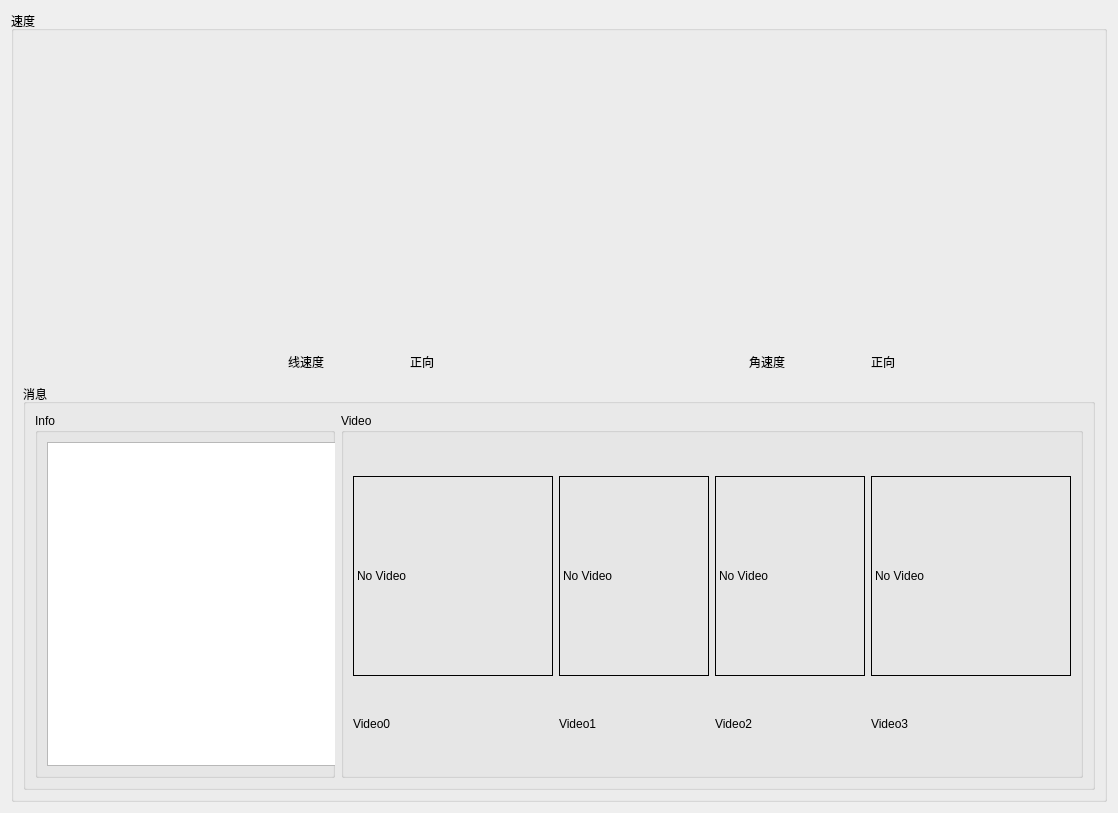
          <widget class="QWidget" name="tab_status">
           <attribute name="title">
            <string>基本</string>
           </attribute>
           <layout class="QVBoxLayout" name="verticalLayout_13">
            <item>
             <widget class="QGroupBox" name="groupBox_2">
              <property name="minimumSize">
               <size>
                <width>782</width>
                <height>791</height>
               </size>
              </property>
              <property name="title">
               <string>速度</string>
              </property>
              <layout class="QVBoxLayout" name="verticalLayout_12">
               <item>
                <layout class="QVBoxLayout" name="verticalLayout_4">
                 <item>
                  <layout class="QGridLayout" name="gridLayout_2">
                   <item row="0" column="0">
                    <layout class="QVBoxLayout" name="verticalLayout">
                     <item>
                      <widget class="QWidget" name="widget_speed_x" native="true">
                       <property name="minimumSize">
                        <size>
                         <width>300</width>
                         <height>300</height>
                        </size>
                       </property>
                       <property name="maximumSize">
                        <size>
                         <width>300</width>
                         <height>300</height>
                        </size>
                       </property>
                      </widget>
                     </item>
                     <item>
                      <layout class="QHBoxLayout" name="horizontalLayout">
                       <item>
                        <widget class="QLabel" name="label_7">
                         <property name="minimumSize">
                          <size>
                           <width>32</width>
                           <height>32</height>
                          </size>
                         </property>
                         <property name="maximumSize">
                          <size>
                           <width>32</width>
                           <height>32</height>
                          </size>
                         </property>
                         <property name="text">
                          <string/>
                         </property>
                         <property name="pixmap">
                          <pixmap resource="../resources/images.qrc">:/images/speed.png</pixmap>
                         </property>
                        </widget>
                       </item>
                       <item>
                        <widget class="QLabel" name="label_4">
                         <property name="maximumSize">
                          <size>
                           <width>80</width>
                           <height>30</height>
                          </size>
                         </property>
                         <property name="text">
                          <string>线速度</string>
                         </property>
                        </widget>
                       </item>
                       <item>
                        <widget class="QLabel" name="label_dir_x">
                         <property name="maximumSize">
                          <size>
                           <width>30</width>
                           <height>30</height>
                          </size>
                         </property>
                         <property name="text">
                          <string>正向</string>
                         </property>
                        </widget>
                       </item>
                      </layout>
                     </item>
                    </layout>
                   </item>
                   <item row="0" column="1">
                    <layout class="QVBoxLayout" name="verticalLayout_3">
                     <item>
                      <widget class="QWidget" name="widget_speed_y" native="true">
                       <property name="minimumSize">
                        <size>
                         <width>300</width>
                         <height>300</height>
                        </size>
                       </property>
                       <property name="maximumSize">
                        <size>
                         <width>300</width>
                         <height>300</height>
                        </size>
                       </property>
                      </widget>
                     </item>
                     <item>
                      <layout class="QHBoxLayout" name="horizontalLayout_2">
                       <item>
                        <widget class="QLabel" name="label_8">
                         <property name="minimumSize">
                          <size>
                           <width>32</width>
                           <height>32</height>
                          </size>
                         </property>
                         <property name="maximumSize">
                          <size>
                           <width>32</width>
                           <height>32</height>
                          </size>
                         </property>
                         <property name="text">
                          <string/>
                         </property>
                         <property name="pixmap">
                          <pixmap resource="../resources/images.qrc">:/images/speed.png</pixmap>
                         </property>
                        </widget>
                       </item>
                       <item>
                        <widget class="QLabel" name="label_5">
                         <property name="maximumSize">
                          <size>
                           <width>80</width>
                           <height>30</height>
                          </size>
                         </property>
                         <property name="text">
                          <string>角速度</string>
                         </property>
                        </widget>
                       </item>
                       <item>
                        <widget class="QLabel" name="label_dir_y">
                         <property name="maximumSize">
                          <size>
                           <width>30</width>
                           <height>30</height>
                          </size>
                         </property>
                         <property name="text">
                          <string>正向</string>
                         </property>
                        </widget>
                       </item>
                      </layout>
                     </item>
                    </layout>
                   </item>
                  </layout>
                 </item>
                 <item>
                  <widget class="QGroupBox" name="groupBox_12">
                   <property name="sizePolicy">
                    <sizepolicy hsizetype="MinimumExpanding" vsizetype="Preferred">
                     <horstretch>0</horstretch>
                     <verstretch>0</verstretch>
                    </sizepolicy>
                   </property>
                   <property name="minimumSize">
                    <size>
                     <width>300</width>
                     <height>0</height>
                    </size>
                   </property>
                   <property name="title">
                    <string>消息</string>
                   </property>
                   <layout class="QHBoxLayout" name="horizontalLayout_14">
                    <item>
                     <layout class="QHBoxLayout" name="horizontalLayout_7">
                      <item>
                       <widget class="QGroupBox" name="groupBox_4">
                        <property name="maximumSize">
                         <size>
                          <width>300</width>
                          <height>16777215</height>
                         </size>
                        </property>
                        <property name="title">
                         <string>Info</string>
                        </property>
                        <layout class="QVBoxLayout" name="verticalLayout_11">
                         <item>
                          <widget class="QListView" name="view_logging">
                           <property name="minimumSize">
                            <size>
                             <width>300</width>
                             <height>0</height>
                            </size>
                           </property>
                           <property name="maximumSize">
                            <size>
                             <width>256</width>
                             <height>387</height>
                            </size>
                           </property>
                          </widget>
                         </item>
                        </layout>
                       </widget>
                      </item>
                      <item>
                       <widget class="QGroupBox" name="groupBox_6">
                        <property name="title">
                         <string>Video</string>
                        </property>
                        <layout class="QHBoxLayout" name="horizontalLayout_15">
                         <item>
                          <layout class="QGridLayout" name="gridLayout_3">
                           <item row="0" column="0">
                            <widget class="QLabel" name="label_video0">
                             <property name="minimumSize">
                              <size>
                               <width>200</width>
                               <height>200</height>
                              </size>
                             </property>
                             <property name="maximumSize">
                              <size>
                               <width>200</width>
                               <height>200</height>
                              </size>
                             </property>
                             <property name="styleSheet">
                              <string notr="true">border:1px solid rgb(0, 0, 0)</string>
                             </property>
                             <property name="text">
                              <string>No Video</string>
                             </property>
                            </widget>
                           </item>
                           <item row="0" column="1">
                            <widget class="QLabel" name="label_video1">
                             <property name="minimumSize">
                              <size>
                               <width>150</width>
                               <height>150</height>
                              </size>
                             </property>
                             <property name="maximumSize">
                              <size>
                               <width>200</width>
                               <height>200</height>
                              </size>
                             </property>
                             <property name="styleSheet">
                              <string notr="true">border:1px solid rgb(0, 0, 0)</string>
                             </property>
                             <property name="text">
                              <string>No Video</string>
                             </property>
                            </widget>
                           </item>
                           <item row="0" column="2">
                            <widget class="QLabel" name="label_video2">
                             <property name="minimumSize">
                              <size>
                               <width>150</width>
                               <height>150</height>
                              </size>
                             </property>
                             <property name="maximumSize">
                              <size>
                               <width>200</width>
                               <height>200</height>
                              </size>
                             </property>
                             <property name="styleSheet">
                              <string notr="true">border:1px solid rgb(0, 0, 0)</string>
                             </property>
                             <property name="text">
                              <string>No Video</string>
                             </property>
                            </widget>
                           </item>
                           <item row="0" column="3">
                            <widget class="QLabel" name="label_video3">
                             <property name="minimumSize">
                              <size>
                               <width>200</width>
                               <height>200</height>
                              </size>
                             </property>
                             <property name="maximumSize">
                              <size>
                               <width>200</width>
                               <height>200</height>
                              </size>
                             </property>
                             <property name="styleSheet">
                              <string notr="true">border:1px solid rgb(0, 0, 0)</string>
                             </property>
                             <property name="text">
                              <string>No Video</string>
                             </property>
                            </widget>
                           </item>
                           <item row="1" column="0">
                            <widget class="QLabel" name="label_v_name0">
                             <property name="maximumSize">
                              <size>
                               <width>16777215</width>
                               <height>15</height>
                              </size>
                             </property>
                             <property name="text">
                              <string>Video0</string>
                             </property>
                            </widget>
                           </item>
                           <item row="1" column="1">
                            <widget class="QLabel" name="label_v_name1">
                             <property name="maximumSize">
                              <size>
                               <width>16777215</width>
                               <height>15</height>
                              </size>
                             </property>
                             <property name="text">
                              <string>Video1</string>
                             </property>
                            </widget>
                           </item>
                           <item row="1" column="2">
                            <widget class="QLabel" name="label_v_name2">
                             <property name="text">
                              <string>Video2</string>
                             </property>
                            </widget>
                           </item>
                           <item row="1" column="3">
                            <widget class="QLabel" name="label_v_name3">
                             <property name="maximumSize">
                              <size>
                               <width>16777215</width>
                               <height>15</height>
                              </size>
                             </property>
                             <property name="text">
                              <string>Video3</string>
                             </property>
                            </widget>
                           </item>
                          </layout>
                         </item>
                        </layout>
                       </widget>
                      </item>
                     </layout>
                    </item>
                   </layout>
                  </widget>
                 </item>
                </layout>
               </item>
              </layout>
             </widget>
            </item>
           </layout>
          </widget>
